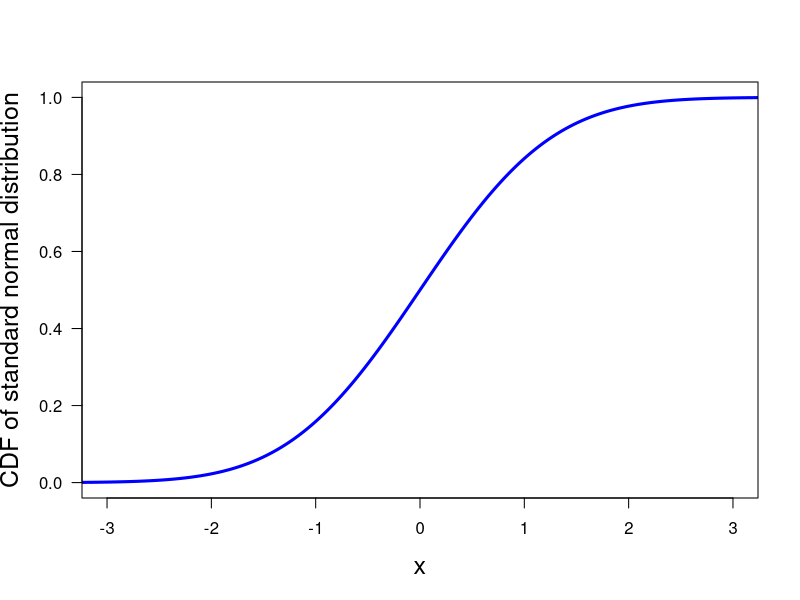

This figure's R source:
print('file: PDsPDFsNormalCDF.R')
# CDF of normal distribution
x = seq(-4,4,0.01); NCDF =  pnorm(x)
# png('NormalCDFstandardBook160103R.png',width=16,height=16,units='cm',res=300)
plot(x,NCDF,type='l',col='blue',lwd=3,xlab='x',
     ylab='CDF of standard normal distribution',las=1,xlim=c(-3,3),cex.lab=1.5)
# dev.off()
